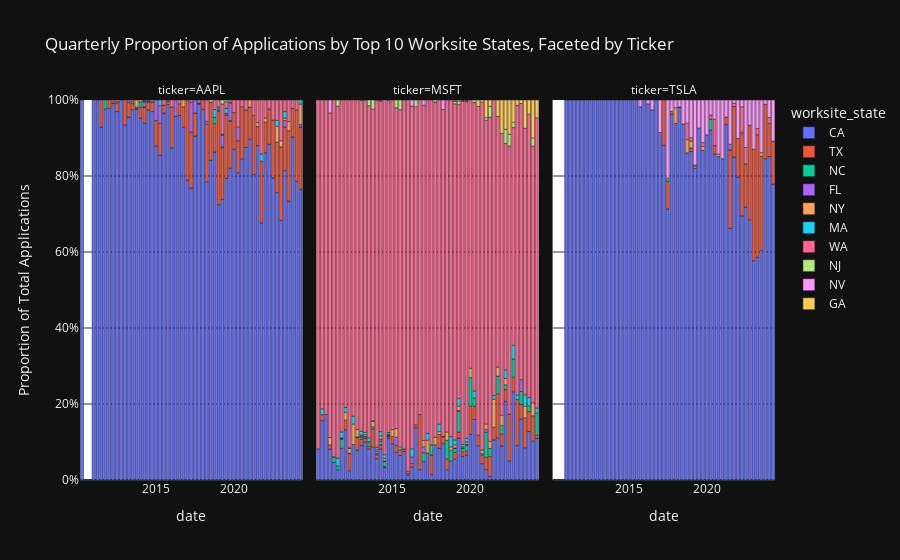

Notebook source saved alongside this figure:
### Code cell
import pandas as pd
import plotly.express as px

# Assuming df_visa is your DataFrame and includes 'date', 'case_status', and 'worksite_state'
# Convert 'date' column to datetime if it's not already
# df_visa['date'] = pd.to_datetime(df_visa['date'])
# Identify the top 10 states based on total application volume
top_states = df_visa['worksite_state'].value_counts().nlargest(10).index

# Filter the DataFrame for only the top 10 states
df_visa_filtered = df_visa[df_visa['worksite_state'].isin(top_states)]

# Group by state and ticker, resample quarterly
df_resampled = df_visa_filtered.groupby(['ticker', 'worksite_state', pd.Grouper(level='date', freq='Q')]).size().reset_index(name='counts')

# Calculate the total applications per ticker and date
total_counts = df_resampled.groupby(['ticker', 'date'])['counts'].sum().reset_index(name='total_counts')

# Merge back to calculate proportions
df_resampled = df_resampled.merge(total_counts, on=['ticker', 'date'])
df_resampled['proportion'] = df_resampled['counts'] / df_resampled['total_counts']

# Reshape the DataFrame from wide to long format for easier plotting with Plotly
df_long = df_resampled.melt(id_vars=['worksite_state', 'date', 'ticker'], value_vars=['proportion'], var_name='Metric', value_name='Value')

# Create the stacked bar chart, using faceting by ticker
fig = px.bar(df_long, 
             x='date', 
             y='Value', 
             color='worksite_state',  # Colors represent different worksite states
             barmode='relative',  # This ensures the bars are stacked showing the relative proportions
             facet_col='ticker',  # Faceting by ticker
             title='Quarterly Proportion of Applications by Top 10 Worksite States, Faceted by Ticker',
             labels={'Value': 'Proportion of Total Applications'},
             category_orders={"Metric": ["proportion"]})  # Optional: Orders the stack sequence

# Adjust y-axis to show proportions from 0 to 1
fig.update_layout(yaxis=dict(tickformat='.0%', range=[0, 1]))

# Optional: Adjust layout if faceting
fig.update_layout(
    autosize=True,
    plot_bgcolor='white'
)

# Show the plot
fig.show()

### Figure 1 — Plotly figure (JSON) as saved in the notebook; plotly's stock layout.template omitted (floating-point values rounded to 4 significant figures)
{"data": [{"alignmentgroup": "True", "hovertemplate": "worksite_state=CA<br>ticker=AAPL<br>date=%{x}<br>Proportion of Total Applications=%{y}<extra></extra>", "legendgroup": "CA", "marker": {"color": "#636efa", "pattern": {"shape": ""}}, "name": "CA", "offsetgroup": "CA", "orientation": "v", "showlegend": true, "textposition": "auto", "type": "bar", "x": ["2010-03-31T00:00:00", "2010-12-31T00:00:00", "2011-03-31T00:00:00", "2011-06-30T00:00:00", "2011-09-30T00:00:00", "2011-12-31T00:00:00", "2012-03-31T00:00:00", "2012-06-30T00:00:00", "2012-09-30T00:00:00", "2012-12-31T00:00:00", "2013-03-31T00:00:00", "2013-06-30T00:00:00", "2013-09-30T00:00:00", "2013-12-31T00:00:00", "2014-03-31T00:00:00", "2014-06-30T00:00:00", "2014-09-30T00:00:00", "2014-12-31T00:00:00", "2015-03-31T00:00:00", "2015-06-30T00:00:00", "2015-09-30T00:00:00", "2015-12-31T00:00:00", "2016-03-31T00:00:00", "2016-06-30T00:00:00", "2016-09-30T00:00:00", "2016-12-31T00:00:00", "2017-03-31T00:00:00", "2017-06-30T00:00:00", "2017-09-30T00:00:00", "2017-12-31T00:00:00", "2018-03-31T00:00:00", "2018-06-30T00:00:00", "2018-09-30T00:00:00", "2018-12-31T00:00:00", "2019-03-31T00:00:00", "2019-06-30T00:00:00", "2019-09-30T00:00:00", "2019-12-31T00:00:00", "2020-03-31T00:00:00", "2020-06-30T00:00:00", "2020-09-30T00:00:00", "2020-12-31T00:00:00", "2021-03-31T00:00:00", "2021-06-30T00:00:00", "2021-09-30T00:00:00", "2021-12-31T00:00:00", "2022-03-31T00:00:00", "2022-06-30T00:00:00", "2022-09-30T00:00:00", "2022-12-31T00:00:00", "2023-03-31T00:00:00", "2023-06-30T00:00:00", "2023-09-30T00:00:00", "2023-12-31T00:00:00", "2024-03-31T00:00:00"], "xaxis": "x", "y": [1, 1, 1, 0.929, 0.9766, 0.9778, 0.9918, 0.9695, 1, 0.9343, 0.955, 0.9748, 0.9748, 0.9519, 0.9387, 0.9738, 0.9694, 0.8787, 0.8543, 0.9656, 0.9884, 0.8741, 0.957, 0.9596, 0.9284, 0.7888, 0.7684, 0.9052, 0.9894, 0.9751, 0.7848, 0.8413, 0.8631, 0.7246, 0.7385, 0.7939, 0.8205, 0.8702, 0.8085, 0.8452, 0.875, 0.8968, 0.8038, 0.88, 0.6767, 0.8611, 0.8836, 0.795, 0.7561, 0.6833, 0.8142, 0.7342, 0.9025, 0.7857, 0.7649], "yaxis": "y"}, {"alignmentgroup": "True", "hovertemplate": "worksite_state=CA<br>ticker=MSFT<br>date=%{x}<br>Proportion of Total Applications=%{y}<extra></extra>", "legendgroup": "CA", "marker": {"color": "#636efa", "pattern": {"shape": ""}}, "name": "CA", "offsetgroup": "CA", "orientation": "v", "showlegend": false, "textposition": "auto", "type": "bar", "x": ["2010-03-31T00:00:00", "2010-06-30T00:00:00", "2010-09-30T00:00:00", "2010-12-31T00:00:00", "2011-03-31T00:00:00", "2011-06-30T00:00:00", "2011-09-30T00:00:00", "2011-12-31T00:00:00", "2012-03-31T00:00:00", "2012-06-30T00:00:00", "2012-09-30T00:00:00", "2012-12-31T00:00:00", "2013-03-31T00:00:00", "2013-06-30T00:00:00", "2013-09-30T00:00:00", "2013-12-31T00:00:00", "2014-03-31T00:00:00", "2014-06-30T00:00:00", "2014-09-30T00:00:00", "2014-12-31T00:00:00", "2015-03-31T00:00:00", "2015-06-30T00:00:00", "2015-09-30T00:00:00", "2015-12-31T00:00:00", "2016-03-31T00:00:00", "2016-06-30T00:00:00", "2016-09-30T00:00:00", "2016-12-31T00:00:00", "2017-03-31T00:00:00", "2017-06-30T00:00:00", "2017-09-30T00:00:00", "2017-12-31T00:00:00", "2018-03-31T00:00:00", "2018-06-30T00:00:00", "2018-09-30T00:00:00", "2018-12-31T00:00:00", "2019-03-31T00:00:00", "2019-06-30T00:00:00", "2019-09-30T00:00:00", "2019-12-31T00:00:00", "2020-03-31T00:00:00", "2020-06-30T00:00:00", "2020-09-30T00:00:00", "2020-12-31T00:00:00", "2021-03-31T00:00:00", "2021-06-30T00:00:00", "2021-09-30T00:00:00", "2021-12-31T00:00:00", "2022-03-31T00:00:00", "2022-06-30T00:00:00", "2022-09-30T00:00:00", "2022-12-31T00:00:00", "2023-03-31T00:00:00", "2023-06-30T00:00:00", "2023-09-30T00:00:00", "2023-12-31T00:00:00", "2024-03-31T00:00:00"], "xaxis": "x2", "y": [0.08197, 0.1562, 0.1724, 0.08141, 0.04595, 0.02707, 0.08354, 0.1322, 0.02449, 0.09333, 0.07867, 0.09053, 0.1006, 0.08185, 0.0864, 0.05628, 0.0817, 0.03262, 0.1102, 0.09524, 0.07249, 0.06437, 0.0752, 0.01285, 0.03472, 0.1374, 0.02718, 0.04824, 0.07103, 0.0146, 0.09272, 0.08338, 0.09569, 0.02727, 0.05041, 0.05477, 0.1103, 0.06227, 0.06578, 0.1204, 0.1593, 0.09033, 0.04293, 0.02772, 0.009255, 0.1054, 0.1111, 0.08941, 0.2068, 0.05055, 0.2321, 0.09063, 0.1604, 0.08463, 0.1275, 0.1023, 0.1096], "yaxis": "y2"}, {"alignmentgroup": "True", "hovertemplate": "worksite_state=CA<br>ticker=TSLA<br>date=%{x}<br>Proportion of Total Applications=%{y}<extra></extra>", "legendgroup": "CA", "marker": {"color": "#636efa", "pattern": {"shape": ""}}, "name": "CA", "offsetgroup": "CA", "orientation": "v", "showlegend": false, "textposition": "auto", "type": "bar", "x": ["2010-12-31T00:00:00", "2011-03-31T00:00:00", "2011-06-30T00:00:00", "2011-09-30T00:00:00", "2011-12-31T00:00:00", "2012-03-31T00:00:00", "2012-06-30T00:00:00", "2012-09-30T00:00:00", "2012-12-31T00:00:00", "2013-03-31T00:00:00", "2013-06-30T00:00:00", "2013-09-30T00:00:00", "2013-12-31T00:00:00", "2014-03-31T00:00:00", "2014-06-30T00:00:00", "2014-09-30T00:00:00", "2014-12-31T00:00:00", "2015-03-31T00:00:00", "2015-06-30T00:00:00", "2015-09-30T00:00:00", "2015-12-31T00:00:00", "2016-03-31T00:00:00", "2016-06-30T00:00:00", "2016-09-30T00:00:00", "2016-12-31T00:00:00", "2017-03-31T00:00:00", "2017-06-30T00:00:00", "2017-09-30T00:00:00", "2017-12-31T00:00:00", "2018-03-31T00:00:00", "2018-06-30T00:00:00", "2018-09-30T00:00:00", "2018-12-31T00:00:00", "2019-03-31T00:00:00", "2019-06-30T00:00:00", "2019-09-30T00:00:00", "2019-12-31T00:00:00", "2020-03-31T00:00:00", "2020-06-30T00:00:00", "2020-09-30T00:00:00", "2020-12-31T00:00:00", "2021-03-31T00:00:00", "2021-06-30T00:00:00", "2021-09-30T00:00:00", "2021-12-31T00:00:00", "2022-03-31T00:00:00", "2022-06-30T00:00:00", "2022-09-30T00:00:00", "2022-12-31T00:00:00", "2023-03-31T00:00:00", "2023-06-30T00:00:00", "2023-09-30T00:00:00", "2023-12-31T00:00:00", "2024-03-31T00:00:00"], "xaxis": "x3", "y": [1, 1, 1, 1, 1, 1, 1, 1, 1, 1, 1, 1, 1, 1, 1, 1, 1, 1, 1, 0.9821, 1, 0.9897, 0.9741, 1, 0.9146, 0.8804, 0.7132, 0.9624, 0.9381, 0.9802, 0.9371, 0.8609, 0.8649, 0.821, 0.9259, 0.8673, 0.9083, 0.9209, 0.8571, 0.8512, 0.8456, 0.9352, 0.6622, 0.8498, 0.7971, 0.695, 0.7183, 0.6851, 0.5771, 0.586, 0.6042, 0.8455, 0.8513, 0.7788], "yaxis": "y3"}, {"alignmentgroup": "True", "hovertemplate": "worksite_state=TX<br>ticker=AAPL<br>date=%{x}<br>Proportion of Total Applications=%{y}<extra></extra>", "legendgroup": "TX", "marker": {"color": "#EF553B", "pattern": {"shape": ""}}, "name": "TX", "offsetgroup": "TX", "orientation": "v", "showlegend": true, "textposition": "auto", "type": "bar", "x": ["2011-06-30T00:00:00", "2011-12-31T00:00:00", "2012-03-31T00:00:00", "2012-06-30T00:00:00", "2012-12-31T00:00:00", "2013-03-31T00:00:00", "2013-06-30T00:00:00", "2013-09-30T00:00:00", "2013-12-31T00:00:00", "2014-03-31T00:00:00", "2014-06-30T00:00:00", "2014-09-30T00:00:00", "2014-12-31T00:00:00", "2015-03-31T00:00:00", "2015-06-30T00:00:00", "2015-09-30T00:00:00", "2015-12-31T00:00:00", "2016-06-30T00:00:00", "2016-09-30T00:00:00", "2016-12-31T00:00:00", "2017-03-31T00:00:00", "2017-06-30T00:00:00", "2017-09-30T00:00:00", "2017-12-31T00:00:00", "2018-03-31T00:00:00", "2018-06-30T00:00:00", "2018-09-30T00:00:00", "2018-12-31T00:00:00", "2019-03-31T00:00:00", "2019-06-30T00:00:00", "2019-09-30T00:00:00", "2019-12-31T00:00:00", "2020-03-31T00:00:00", "2020-06-30T00:00:00", "2020-09-30T00:00:00", "2020-12-31T00:00:00", "2021-03-31T00:00:00", "2021-06-30T00:00:00", "2021-09-30T00:00:00", "2021-12-31T00:00:00", "2022-03-31T00:00:00", "2022-06-30T00:00:00", "2022-09-30T00:00:00", "2022-12-31T00:00:00", "2023-03-31T00:00:00", "2023-06-30T00:00:00", "2023-09-30T00:00:00", "2023-12-31T00:00:00", "2024-03-31T00:00:00"], "xaxis": "x", "y": [0.07101, 0.02222, 0.008152, 0.0229, 0.06569, 0.03859, 0.01577, 0.003145, 0.02885, 0.0415, 0.021, 0.02446, 0.06695, 0.08395, 0.02103, 0.008671, 0.1072, 0.0303, 0.05373, 0.2112, 0.1475, 0.06034, 0.00266, 0.0249, 0.1517, 0.1531, 0.07469, 0.246, 0.1359, 0.1667, 0.1237, 0.09669, 0.08426, 0.1373, 0.09861, 0.08448, 0.1557, 0.04992, 0.1622, 0.08032, 0.09261, 0.1522, 0.1326, 0.1934, 0.115, 0.1852, 0.07486, 0.1884, 0.1638], "yaxis": "y"}, {"alignmentgroup": "True", "hovertemplate": "worksite_state=TX<br>ticker=MSFT<br>date=%{x}<br>Proportion of Total Applications=%{y}<extra></extra>", "legendgroup": "TX", "marker": {"color": "#EF553B", "pattern": {"shape": ""}}, "name": "TX", "offsetgroup": "TX", "orientation": "v", "showlegend": false, "textposition": "auto", "type": "bar", "x": ["2010-06-30T00:00:00", "2010-12-31T00:00:00", "2011-12-31T00:00:00", "2012-03-31T00:00:00", "2012-09-30T00:00:00", "2012-12-31T00:00:00", "2013-03-31T00:00:00", "2013-06-30T00:00:00", "2013-09-30T00:00:00", "2013-12-31T00:00:00", "2014-03-31T00:00:00", "2014-06-30T00:00:00", "2014-09-30T00:00:00", "2014-12-31T00:00:00", "2015-03-31T00:00:00", "2015-06-30T00:00:00", "2015-09-30T00:00:00", "2015-12-31T00:00:00", "2016-03-31T00:00:00", "2016-06-30T00:00:00", "2016-09-30T00:00:00", "2017-06-30T00:00:00", "2017-12-31T00:00:00", "2018-03-31T00:00:00", "2018-06-30T00:00:00", "2018-12-31T00:00:00", "2019-03-31T00:00:00", "2019-06-30T00:00:00", "2019-09-30T00:00:00", "2019-12-31T00:00:00", "2020-03-31T00:00:00", "2020-06-30T00:00:00", "2020-09-30T00:00:00", "2020-12-31T00:00:00", "2021-03-31T00:00:00", "2021-06-30T00:00:00", "2021-09-30T00:00:00", "2021-12-31T00:00:00", "2022-03-31T00:00:00", "2022-06-30T00:00:00", "2022-09-30T00:00:00", "2022-12-31T00:00:00", "2023-03-31T00:00:00", "2023-06-30T00:00:00", "2023-09-30T00:00:00", "2023-12-31T00:00:00", "2024-03-31T00:00:00"], "xaxis": "x2", "y": [0.01562, 0.01094, 0.02518, 0.04502, 0.03322, 0.01671, 0.008449, 0.00744, 0.04816, 0.0101, 0.01062, 0.002509, 0.005312, 0.01925, 0.01859, 0.01494, 0.0064, 0.005291, 0.008838, 0.007634, 0.145, 0.05109, 0.03648, 0.01794, 0.02841, 0.01759, 0.01576, 0.01209, 0.0112, 0.07387, 0.03465, 0.02769, 0.0221, 0.03215, 0.05289, 0.03351, 0.116, 0.03152, 0.03111, 0.1229, 0.0386, 0.121, 0.03814, 0.07909, 0.05255, 0.06667, 0.00826], "yaxis": "y2"}, {"alignmentgroup": "True", "hovertemplate": "worksite_state=TX<br>ticker=TSLA<br>date=%{x}<br>Proportion of Total Applications=%{y}<extra></extra>", "legendgroup": "TX", "marker": {"color": "#EF553B", "pattern": {"shape": ""}}, "name": "TX", "offsetgroup": "TX", "orientation": "v", "showlegend": false, "textposition": "auto", "type": "bar", "x": ["2017-03-31T00:00:00", "2017-06-30T00:00:00", "2017-09-30T00:00:00", "2018-03-31T00:00:00", "2018-12-31T00:00:00", "2020-06-30T00:00:00", "2021-03-31T00:00:00", "2021-06-30T00:00:00", "2021-09-30T00:00:00", "2021-12-31T00:00:00", "2022-03-31T00:00:00", "2022-06-30T00:00:00", "2022-09-30T00:00:00", "2022-12-31T00:00:00", "2023-03-31T00:00:00", "2023-06-30T00:00:00", "2023-09-30T00:00:00", "2023-12-31T00:00:00", "2024-03-31T00:00:00"], "xaxis": "x3", "y": [0.1196, 0.07353, 0.007519, 0.001321, 0.009009, 0.02304, 0.02024, 0.2061, 0.133, 0.1014, 0.2163, 0.1137, 0.2486, 0.2935, 0.3226, 0.2476, 0.1433, 0.08718, 0.1133], "yaxis": "y3"}, {"alignmentgroup": "True", "hovertemplate": "worksite_state=NC<br>ticker=AAPL<br>date=%{x}<br>Proportion of Total Applications=%{y}<extra></extra>", "legendgroup": "NC", "marker": {"color": "#00cc96", "pattern": {"shape": ""}}, "name": "NC", "offsetgroup": "NC", "orientation": "v", "showlegend": true, "textposition": "auto", "type": "bar", "x": ["2011-09-30T00:00:00", "2013-06-30T00:00:00", "2013-12-31T00:00:00", "2014-03-31T00:00:00", "2014-06-30T00:00:00", "2018-09-30T00:00:00", "2019-03-31T00:00:00", "2019-09-30T00:00:00"], "xaxis": "x", "y": [0.02336, 0.006309, 0.01442, 0.001976, 0.002625, 0.0166, 0.002564, 0.001508], "yaxis": "y"}, {"alignmentgroup": "True", "hovertemplate": "worksite_state=NC<br>ticker=MSFT<br>date=%{x}<br>Proportion of Total Applications=%{y}<extra></extra>", "legendgroup": "NC", "marker": {"color": "#00cc96", "pattern": {"shape": ""}}, "name": "NC", "offsetgroup": "NC", "orientation": "v", "showlegend": false, "textposition": "auto", "type": "bar", "x": ["2011-03-31T00:00:00", "2011-06-30T00:00:00", "2011-09-30T00:00:00", "2012-03-31T00:00:00", "2012-09-30T00:00:00", "2012-12-31T00:00:00", "2013-03-31T00:00:00", "2013-06-30T00:00:00", "2013-09-30T00:00:00", "2013-12-31T00:00:00", "2014-03-31T00:00:00", "2014-06-30T00:00:00", "2014-09-30T00:00:00", "2016-12-31T00:00:00", "2017-06-30T00:00:00", "2018-06-30T00:00:00", "2018-09-30T00:00:00", "2018-12-31T00:00:00", "2019-03-31T00:00:00", "2019-06-30T00:00:00", "2019-09-30T00:00:00", "2019-12-31T00:00:00", "2020-03-31T00:00:00", "2020-09-30T00:00:00", "2020-12-31T00:00:00", "2021-03-31T00:00:00", "2021-09-30T00:00:00", "2021-12-31T00:00:00", "2022-03-31T00:00:00", "2022-09-30T00:00:00", "2023-03-31T00:00:00", "2023-09-30T00:00:00", "2024-03-31T00:00:00"], "xaxis": "x2", "y": [0.0142, 0.009972, 0.02334, 0.0007899, 0.001748, 0.005571, 0.004608, 0.008929, 0.005666, 0.002886, 0.009804, 0.0138, 0.002656, 0.02371, 0.02676, 0.04886, 0.02817, 0.01055, 0.05462, 0.009069, 0.0147, 0.07534, 0.02214, 0.004419, 0.06541, 0.02115, 0.04631, 0.02274, 0.01249, 0.04774, 0.03423, 0.01533, 0.05892], "yaxis": "y2"}, {"alignmentgroup": "True", "hovertemplate": "worksite_state=NC<br>ticker=TSLA<br>date=%{x}<br>Proportion of Total Applications=%{y}<extra></extra>", "legendgroup": "NC", "marker": {"color": "#00cc96", "pattern": {"shape": ""}}, "name": "NC", "offsetgroup": "NC", "orientation": "v", "showlegend": false, "textposition": "auto", "type": "bar", "x": ["2017-06-30T00:00:00", "2020-03-31T00:00:00"], "xaxis": "x3", "y": [0.007353, 0.02825], "yaxis": "y3"}, {"alignmentgroup": "True", "hovertemplate": "worksite_state=FL<br>ticker=AAPL<br>date=%{x}<br>Proportion of Total Applications=%{y}<extra></extra>", "legendgroup": "FL", "marker": {"color": "#ab63fa", "pattern": {"shape": ""}}, "name": "FL", "offsetgroup": "FL", "orientation": "v", "showlegend": true, "textposition": "auto", "type": "bar", "x": ["2012-06-30T00:00:00", "2013-03-31T00:00:00", "2013-09-30T00:00:00", "2014-03-31T00:00:00", "2014-06-30T00:00:00", "2014-09-30T00:00:00", "2014-12-31T00:00:00", "2015-03-31T00:00:00", "2015-09-30T00:00:00", "2016-03-31T00:00:00", "2017-03-31T00:00:00", "2017-06-30T00:00:00", "2017-09-30T00:00:00", "2018-03-31T00:00:00", "2018-12-31T00:00:00", "2019-03-31T00:00:00", "2019-06-30T00:00:00", "2019-09-30T00:00:00", "2020-03-31T00:00:00", "2023-03-31T00:00:00", "2024-03-31T00:00:00"], "xaxis": "x", "y": [0.003817, 0.006431, 0.003145, 0.01186, 0.002625, 0.003058, 0.05439, 0.04691, 0.00289, 0.04303, 0.07817, 0.03448, 0.007979, 0.007055, 0.002674, 0.03077, 0.004386, 0.04676, 0.0366, 0.01672, 0.006605], "yaxis": "y"}, {"alignmentgroup": "True", "hovertemplate": "worksite_state=FL<br>ticker=MSFT<br>date=%{x}<br>Proportion of Total Applications=%{y}<extra></extra>", "legendgroup": "FL", "marker": {"color": "#ab63fa", "pattern": {"shape": ""}}, "name": "FL", "offsetgroup": "FL", "orientation": "v", "showlegend": false, "textposition": "auto", "type": "bar", "x": ["2011-09-30T00:00:00", "2012-12-31T00:00:00", "2013-03-31T00:00:00", "2013-12-31T00:00:00", "2014-03-31T00:00:00", "2014-06-30T00:00:00", "2015-03-31T00:00:00", "2016-03-31T00:00:00", "2016-12-31T00:00:00", "2018-12-31T00:00:00", "2019-03-31T00:00:00", "2019-06-30T00:00:00", "2019-09-30T00:00:00", "2020-12-31T00:00:00", "2023-03-31T00:00:00"], "xaxis": "x2", "y": [0.002457, 0.002786, 0.000768, 0.007215, 0.005719, 0.001255, 0.02169, 0.01705, 0.01554, 0.001508, 0.002101, 0.0006046, 0.002099, 0.007761, 0.0313], "yaxis": "y2"}, {"alignmentgroup": "True", "hovertemplate": "worksite_state=FL<br>ticker=TSLA<br>date=%{x}<br>Proportion of Total Applications=%{y}<extra></extra>", "legendgroup": "FL", "marker": {"color": "#ab63fa", "pattern": {"shape": ""}}, "name": "FL", "offsetgroup": "FL", "orientation": "v", "showlegend": false, "textposition": "auto", "type": "bar", "x": ["2021-06-30T00:00:00"], "xaxis": "x3", "y": [0.01527], "yaxis": "y3"}, {"alignmentgroup": "True", "hovertemplate": "worksite_state=NY<br>ticker=AAPL<br>date=%{x}<br>Proportion of Total Applications=%{y}<extra></extra>", "legendgroup": "NY", "marker": {"color": "#FFA15A", "pattern": {"shape": ""}}, "name": "NY", "offsetgroup": "NY", "orientation": "v", "showlegend": true, "textposition": "auto", "type": "bar", "x": ["2012-06-30T00:00:00", "2013-06-30T00:00:00", "2013-09-30T00:00:00", "2013-12-31T00:00:00", "2014-03-31T00:00:00", "2016-09-30T00:00:00", "2018-12-31T00:00:00", "2019-03-31T00:00:00", "2019-09-30T00:00:00", "2020-12-31T00:00:00", "2021-06-30T00:00:00", "2021-12-31T00:00:00", "2022-09-30T00:00:00", "2022-12-31T00:00:00", "2023-03-31T00:00:00", "2023-06-30T00:00:00", "2024-03-31T00:00:00"], "xaxis": "x", "y": [0.003817, 0.003155, 0.01887, 0.004808, 0.001976, 0.01791, 0.002674, 0.002564, 0.001508, 0.01868, 0.01047, 0.01158, 0.04171, 0.01605, 0.006883, 0.02397, 0.05416], "yaxis": "y"}, {"alignmentgroup": "True", "hovertemplate": "worksite_state=NY<br>ticker=MSFT<br>date=%{x}<br>Proportion of Total Applications=%{y}<extra></extra>", "legendgroup": "NY", "marker": {"color": "#FFA15A", "pattern": {"shape": ""}}, "name": "NY", "offsetgroup": "NY", "orientation": "v", "showlegend": false, "textposition": "auto", "type": "bar", "x": ["2010-12-31T00:00:00", "2011-03-31T00:00:00", "2011-09-30T00:00:00", "2011-12-31T00:00:00", "2012-03-31T00:00:00", "2012-06-30T00:00:00", "2012-09-30T00:00:00", "2012-12-31T00:00:00", "2013-03-31T00:00:00", "2013-06-30T00:00:00", "2013-09-30T00:00:00", "2013-12-31T00:00:00", "2014-03-31T00:00:00", "2014-06-30T00:00:00", "2014-09-30T00:00:00", "2014-12-31T00:00:00", "2015-03-31T00:00:00", "2015-12-31T00:00:00", "2016-12-31T00:00:00", "2017-03-31T00:00:00", "2017-09-30T00:00:00", "2017-12-31T00:00:00", "2018-06-30T00:00:00", "2018-09-30T00:00:00", "2018-12-31T00:00:00", "2019-03-31T00:00:00", "2019-06-30T00:00:00", "2019-09-30T00:00:00", "2019-12-31T00:00:00", "2020-09-30T00:00:00", "2020-12-31T00:00:00", "2021-03-31T00:00:00", "2021-06-30T00:00:00", "2021-09-30T00:00:00", "2021-12-31T00:00:00", "2022-03-31T00:00:00", "2023-06-30T00:00:00", "2023-12-31T00:00:00"], "xaxis": "x2", "y": [0.01944, 0.0008354, 0.001229, 0.02099, 0.01343, 0.05422, 0.01923, 0.002786, 0.004608, 0.002976, 0.01416, 0.004329, 0.00817, 0.006274, 0.001328, 0.01824, 0.0223, 0.004535, 0.01635, 0.03379, 0.01987, 0.007528, 0.02159, 0.008895, 0.00804, 0.01155, 0.003023, 0.006298, 0.02446, 0.00947, 0.01441, 0.01807, 0.07351, 0.0239, 0.02687, 0.01715, 0.03023, 0.0343], "yaxis": "y2"}, {"alignmentgroup": "True", "hovertemplate": "worksite_state=NY<br>ticker=TSLA<br>date=%{x}<br>Proportion of Total Applications=%{y}<extra></extra>", "legendgroup": "NY", "marker": {"color": "#FFA15A", "pattern": {"shape": ""}}, "name": "NY", "offsetgroup": "NY", "orientation": "v", "showlegend": false, "textposition": "auto", "type": "bar", "x": ["2017-12-31T00:00:00", "2018-09-30T00:00:00", "2018-12-31T00:00:00", "2019-03-31T00:00:00", "2019-09-30T00:00:00", "2020-09-30T00:00:00", "2022-03-31T00:00:00", "2023-06-30T00:00:00"], "xaxis": "x3", "y": [0.04124, 0.03478, 0.01802, 0.004926, 0.0102, 0.00692, 0.003546, 0.009772], "yaxis": "y3"}, {"alignmentgroup": "True", "hovertemplate": "worksite_state=MA<br>ticker=AAPL<br>date=%{x}<br>Proportion of Total Applications=%{y}<extra></extra>", "legendgroup": "MA", "marker": {"color": "#19d3f3", "pattern": {"shape": ""}}, "name": "MA", "offsetgroup": "MA", "orientation": "v", "showlegend": true, "textposition": "auto", "type": "bar", "x": ["2014-03-31T00:00:00", "2015-03-31T00:00:00", "2018-09-30T00:00:00", "2018-12-31T00:00:00", "2019-06-30T00:00:00", "2021-09-30T00:00:00", "2022-09-30T00:00:00", "2023-03-31T00:00:00", "2024-03-31T00:00:00"], "xaxis": "x", "y": [0.001976, 0.01481, 0.02075, 0.005348, 0.01316, 0.01902, 0.01604, 0.01672, 0.01057], "yaxis": "y"}, {"alignmentgroup": "True", "hovertemplate": "worksite_state=MA<br>ticker=MSFT<br>date=%{x}<br>Proportion of Total Applications=%{y}<extra></extra>", "legendgroup": "MA", "marker": {"color": "#19d3f3", "pattern": {"shape": ""}}, "name": "MA", "offsetgroup": "MA", "orientation": "v", "showlegend": false, "textposition": "auto", "type": "bar", "x": ["2010-06-30T00:00:00", "2011-06-30T00:00:00", "2011-09-30T00:00:00", "2011-12-31T00:00:00", "2012-03-31T00:00:00", "2012-06-30T00:00:00", "2012-12-31T00:00:00", "2013-03-31T00:00:00", "2013-06-30T00:00:00", "2013-09-30T00:00:00", "2013-12-31T00:00:00", "2014-03-31T00:00:00", "2014-06-30T00:00:00", "2014-09-30T00:00:00", "2015-06-30T00:00:00", "2016-03-31T00:00:00", "2017-03-31T00:00:00", "2017-12-31T00:00:00", "2018-03-31T00:00:00", "2018-09-30T00:00:00", "2018-12-31T00:00:00", "2019-03-31T00:00:00", "2019-06-30T00:00:00", "2019-09-30T00:00:00", "2020-03-31T00:00:00", "2021-06-30T00:00:00", "2022-03-31T00:00:00", "2022-09-30T00:00:00", "2022-12-31T00:00:00", "2023-06-30T00:00:00", "2023-09-30T00:00:00", "2024-03-31T00:00:00"], "xaxis": "x2", "y": [0.01562, 0.02066, 0.01597, 0.01259, 0.0007899, 0.02044, 0.009749, 0.006144, 0.008929, 0.001416, 0.005772, 0.01144, 0.01004, 0.005312, 0.008046, 0.02146, 0.01793, 0.01969, 0.001196, 0.02669, 0.01307, 0.01996, 0.006651, 0.009797, 0.01829, 0.00973, 0.02229, 0.03606, 0.01217, 0.03023, 0.02135, 0.01267], "yaxis": "y2"}, {"alignmentgroup": "True", "hovertemplate": "worksite_state=WA<br>ticker=AAPL<br>date=%{x}<br>Proportion of Total Applications=%{y}<extra></extra>", "legendgroup": "WA", "marker": {"color": "#FF6692", "pattern": {"shape": ""}}, "name": "WA", "offsetgroup": "WA", "orientation": "v", "showlegend": true, "textposition": "auto", "type": "bar", "x": ["2014-03-31T00:00:00", "2015-06-30T00:00:00", "2015-12-31T00:00:00", "2016-06-30T00:00:00", "2017-03-31T00:00:00", "2018-03-31T00:00:00", "2018-09-30T00:00:00", "2018-12-31T00:00:00", "2019-03-31T00:00:00", "2019-06-30T00:00:00", "2019-09-30T00:00:00", "2019-12-31T00:00:00", "2020-03-31T00:00:00", "2020-06-30T00:00:00", "2020-09-30T00:00:00", "2021-03-31T00:00:00", "2021-06-30T00:00:00", "2021-09-30T00:00:00", "2021-12-31T00:00:00", "2022-03-31T00:00:00", "2022-06-30T00:00:00", "2022-09-30T00:00:00", "2022-12-31T00:00:00", "2023-03-31T00:00:00", "2023-06-30T00:00:00", "2023-09-30T00:00:00", "2023-12-31T00:00:00"], "xaxis": "x", "y": [0.001976, 0.01338, 0.01865, 0.0101, 0.0059, 0.05644, 0.0249, 0.01872, 0.07949, 0.01754, 0.006033, 0.03315, 0.07064, 0.01751, 0.02639, 0.0405, 0.05958, 0.1421, 0.04703, 0.02379, 0.0528, 0.05348, 0.1073, 0.03048, 0.05664, 0.0226, 0.02586], "yaxis": "y"}, {"alignmentgroup": "True", "hovertemplate": "worksite_state=WA<br>ticker=MSFT<br>date=%{x}<br>Proportion of Total Applications=%{y}<extra></extra>", "legendgroup": "WA", "marker": {"color": "#FF6692", "pattern": {"shape": ""}}, "name": "WA", "offsetgroup": "WA", "orientation": "v", "showlegend": false, "textposition": "auto", "type": "bar", "x": ["2010-03-31T00:00:00", "2010-06-30T00:00:00", "2010-09-30T00:00:00", "2010-12-31T00:00:00", "2011-03-31T00:00:00", "2011-06-30T00:00:00", "2011-09-30T00:00:00", "2011-12-31T00:00:00", "2012-03-31T00:00:00", "2012-06-30T00:00:00", "2012-09-30T00:00:00", "2012-12-31T00:00:00", "2013-03-31T00:00:00", "2013-06-30T00:00:00", "2013-09-30T00:00:00", "2013-12-31T00:00:00", "2014-03-31T00:00:00", "2014-06-30T00:00:00", "2014-09-30T00:00:00", "2014-12-31T00:00:00", "2015-03-31T00:00:00", "2015-06-30T00:00:00", "2015-09-30T00:00:00", "2015-12-31T00:00:00", "2016-03-31T00:00:00", "2016-06-30T00:00:00", "2016-09-30T00:00:00", "2016-12-31T00:00:00", "2017-03-31T00:00:00", "2017-06-30T00:00:00", "2017-09-30T00:00:00", "2017-12-31T00:00:00", "2018-03-31T00:00:00", "2018-06-30T00:00:00", "2018-09-30T00:00:00", "2018-12-31T00:00:00", "2019-03-31T00:00:00", "2019-06-30T00:00:00", "2019-09-30T00:00:00", "2019-12-31T00:00:00", "2020-03-31T00:00:00", "2020-06-30T00:00:00", "2020-09-30T00:00:00", "2020-12-31T00:00:00", "2021-03-31T00:00:00", "2021-06-30T00:00:00", "2021-09-30T00:00:00", "2021-12-31T00:00:00", "2022-03-31T00:00:00", "2022-06-30T00:00:00", "2022-09-30T00:00:00", "2022-12-31T00:00:00", "2023-03-31T00:00:00", "2023-06-30T00:00:00", "2023-09-30T00:00:00", "2023-12-31T00:00:00", "2024-03-31T00:00:00"], "xaxis": "x2", "y": [0.918, 0.8125, 0.8276, 0.8542, 0.939, 0.9259, 0.8735, 0.809, 0.9155, 0.832, 0.8671, 0.8705, 0.874, 0.875, 0.8201, 0.912, 0.8701, 0.9335, 0.8738, 0.8673, 0.8445, 0.8874, 0.9184, 0.9773, 0.9015, 0.8375, 0.8279, 0.8823, 0.8772, 0.9075, 0.8819, 0.8529, 0.86, 0.8739, 0.8858, 0.8844, 0.7742, 0.9033, 0.8859, 0.706, 0.7589, 0.8649, 0.9154, 0.7993, 0.8532, 0.7778, 0.6594, 0.7416, 0.5958, 0.7056, 0.5729, 0.7622, 0.7267, 0.7013, 0.746, 0.6757, 0.7638], "yaxis": "y2"}, {"alignmentgroup": "True", "hovertemplate": "worksite_state=WA<br>ticker=TSLA<br>date=%{x}<br>Proportion of Total Applications=%{y}<extra></extra>", "legendgroup": "WA", "marker": {"color": "#FF6692", "pattern": {"shape": ""}}, "name": "WA", "offsetgroup": "WA", "orientation": "v", "showlegend": false, "textposition": "auto", "type": "bar", "x": ["2018-09-30T00:00:00", "2018-12-31T00:00:00", "2019-03-31T00:00:00", "2019-09-30T00:00:00", "2020-03-31T00:00:00", "2020-06-30T00:00:00", "2021-09-30T00:00:00", "2022-03-31T00:00:00", "2022-06-30T00:00:00", "2023-03-31T00:00:00", "2023-12-31T00:00:00"], "xaxis": "x3", "y": [0.04348, 0.009009, 0.003284, 0.0102, 0.0113, 0.06912, 0.008584, 0.06738, 0.04283, 0.01613, 0.01538], "yaxis": "y3"}, {"alignmentgroup": "True", "hovertemplate": "worksite_state=NJ<br>ticker=AAPL<br>date=%{x}<br>Proportion of Total Applications=%{y}<extra></extra>", "legendgroup": "NJ", "marker": {"color": "#B6E880", "pattern": {"shape": ""}}, "name": "NJ", "offsetgroup": "NJ", "orientation": "v", "showlegend": true, "textposition": "auto", "type": "bar", "x": ["2014-09-30T00:00:00", "2018-06-30T00:00:00", "2019-03-31T00:00:00", "2019-06-30T00:00:00"], "xaxis": "x", "y": [0.003058, 0.005535, 0.01026, 0.004386], "yaxis": "y"}, {"alignmentgroup": "True", "hovertemplate": "worksite_state=NJ<br>ticker=MSFT<br>date=%{x}<br>Proportion of Total Applications=%{y}<extra></extra>", "legendgroup": "NJ", "marker": {"color": "#B6E880", "pattern": {"shape": ""}}, "name": "NJ", "offsetgroup": "NJ", "orientation": "v", "showlegend": false, "textposition": "auto", "type": "bar", "x": ["2011-06-30T00:00:00", "2012-12-31T00:00:00", "2013-06-30T00:00:00", "2013-09-30T00:00:00", "2014-03-31T00:00:00", "2015-03-31T00:00:00", "2015-06-30T00:00:00", "2016-06-30T00:00:00", "2017-09-30T00:00:00", "2018-12-31T00:00:00", "2019-03-31T00:00:00", "2019-06-30T00:00:00", "2019-09-30T00:00:00", "2020-03-31T00:00:00", "2020-12-31T00:00:00", "2021-03-31T00:00:00", "2022-03-31T00:00:00", "2022-06-30T00:00:00", "2022-09-30T00:00:00", "2023-12-31T00:00:00"], "xaxis": "x2", "y": [0.01638, 0.001393, 0.01488, 0.02408, 0.001634, 0.02045, 0.02529, 0.01745, 0.005519, 0.006533, 0.008403, 0.001209, 0.002099, 0.006737, 0.006652, 0.02865, 0.03724, 0.03064, 0.01371, 0.02136], "yaxis": "y2"}, {"alignmentgroup": "True", "hovertemplate": "worksite_state=NV<br>ticker=MSFT<br>date=%{x}<br>Proportion of Total Applications=%{y}<extra></extra>", "legendgroup": "NV", "marker": {"color": "#FF97FF", "pattern": {"shape": ""}}, "name": "NV", "offsetgroup": "NV", "orientation": "v", "showlegend": true, "textposition": "auto", "type": "bar", "x": ["2010-12-31T00:00:00", "2013-12-31T00:00:00", "2016-03-31T00:00:00", "2016-12-31T00:00:00", "2018-03-31T00:00:00", "2018-12-31T00:00:00", "2019-06-30T00:00:00", "2019-09-30T00:00:00"], "xaxis": "x2", "y": [0.03402, 0.001443, 0.01641, 0.0139, 0.02512, 0.001508, 0.0006046, 0.0006998], "yaxis": "y2"}, {"alignmentgroup": "True", "hovertemplate": "worksite_state=NV<br>ticker=TSLA<br>date=%{x}<br>Proportion of Total Applications=%{y}<extra></extra>", "legendgroup": "NV", "marker": {"color": "#FF97FF", "pattern": {"shape": ""}}, "name": "NV", "offsetgroup": "NV", "orientation": "v", "showlegend": false, "textposition": "auto", "type": "bar", "x": ["2015-09-30T00:00:00", "2016-03-31T00:00:00", "2016-06-30T00:00:00", "2016-12-31T00:00:00", "2017-06-30T00:00:00", "2017-09-30T00:00:00", "2017-12-31T00:00:00", "2018-03-31T00:00:00", "2018-06-30T00:00:00", "2018-09-30T00:00:00", "2018-12-31T00:00:00", "2019-03-31T00:00:00", "2019-06-30T00:00:00", "2019-09-30T00:00:00", "2019-12-31T00:00:00", "2020-03-31T00:00:00", "2020-06-30T00:00:00", "2020-09-30T00:00:00", "2020-12-31T00:00:00", "2021-03-31T00:00:00", "2021-06-30T00:00:00", "2021-09-30T00:00:00", "2021-12-31T00:00:00", "2022-03-31T00:00:00", "2022-06-30T00:00:00", "2022-09-30T00:00:00", "2022-12-31T00:00:00", "2023-03-31T00:00:00", "2023-06-30T00:00:00", "2023-09-30T00:00:00", "2023-12-31T00:00:00", "2024-03-31T00:00:00"], "xaxis": "x3", "y": [0.01786, 0.01026, 0.02586, 0.08537, 0.2059, 0.03008, 0.02062, 0.01849, 0.06294, 0.06087, 0.0991, 0.1708, 0.07407, 0.1122, 0.09174, 0.03955, 0.05069, 0.1419, 0.1544, 0.04453, 0.1164, 0.008584, 0.1014, 0.01773, 0.1252, 0.0663, 0.1294, 0.07527, 0.1384, 0.01124, 0.04615, 0.1079], "yaxis": "y3"}, {"alignmentgroup": "True", "hovertemplate": "worksite_state=GA<br>ticker=MSFT<br>date=%{x}<br>Proportion of Total Applications=%{y}<extra></extra>", "legendgroup": "GA", "marker": {"color": "#FECB52", "pattern": {"shape": ""}}, "name": "GA", "offsetgroup": "GA", "orientation": "v", "showlegend": true, "textposition": "auto", "type": "bar", "x": ["2013-03-31T00:00:00", "2014-03-31T00:00:00", "2014-09-30T00:00:00", "2018-12-31T00:00:00", "2019-03-31T00:00:00", "2019-06-30T00:00:00", "2019-09-30T00:00:00", "2020-06-30T00:00:00", "2020-09-30T00:00:00", "2020-12-31T00:00:00", "2021-03-31T00:00:00", "2021-09-30T00:00:00", "2021-12-31T00:00:00", "2022-03-31T00:00:00", "2022-06-30T00:00:00", "2022-09-30T00:00:00", "2022-12-31T00:00:00", "2023-03-31T00:00:00", "2023-06-30T00:00:00", "2023-09-30T00:00:00", "2023-12-31T00:00:00", "2024-03-31T00:00:00"], "xaxis": "x2", "y": [0.000768, 0.000817, 0.001328, 0.00201, 0.003151, 0.001209, 0.0014, 0.01704, 0.005682, 0.04656, 0.01675, 0.04333, 0.08786, 0.07717, 0.09038, 0.05891, 0.01399, 0.009291, 0.07456, 0.03722, 0.09968, 0.04681], "yaxis": "y2"}], "layout": {"annotations": [{"font": {}, "showarrow": false, "text": "ticker=AAPL", "x": 0.16, "xanchor": "center", "xref": "paper", "y": 1, "yanchor": "bottom", "yref": "paper"}, {"font": {}, "showarrow": false, "text": "ticker=MSFT", "x": 0.5, "xanchor": "center", "xref": "paper", "y": 1, "yanchor": "bottom", "yref": "paper"}, {"font": {}, "showarrow": false, "text": "ticker=TSLA", "x": 0.84, "xanchor": "center", "xref": "paper", "y": 1, "yanchor": "bottom", "yref": "paper"}], "autosize": true, "barmode": "relative", "legend": {"title": {"text": "worksite_state"}, "tracegroupgap": 0}, "plot_bgcolor": "white", "title": {"text": "Quarterly Proportion of Applications by Top 10 Worksite States, Faceted by Ticker"}, "xaxis": {"anchor": "y", "autorange": true, "domain": [0, 0.32], "range": ["2010-02-14", "2024-05-15"], "title": {"text": "date"}, "type": "date"}, "xaxis2": {"anchor": "y2", "autorange": true, "domain": [0.34, 0.66], "matches": "x", "range": ["2010-02-14", "2024-05-15"], "title": {"text": "date"}, "type": "date"}, "xaxis3": {"anchor": "y3", "autorange": true, "domain": [0.68, 1.0], "matches": "x", "range": ["2010-02-14", "2024-05-15"], "title": {"text": "date"}, "type": "date"}, "yaxis": {"anchor": "x", "domain": [0, 1], "range": [0, 1], "tickformat": ".0%", "title": {"text": "Proportion of Total Applications"}, "type": "linear"}, "yaxis2": {"anchor": "x2", "domain": [0, 1], "matches": "y", "showticklabels": false, "type": "linear"}, "yaxis3": {"anchor": "x3", "domain": [0, 1], "matches": "y", "showticklabels": false, "type": "linear"}}}
